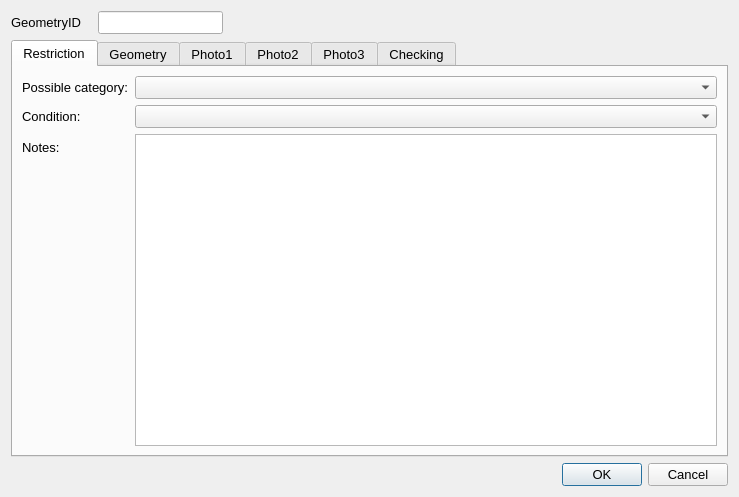
<?xml version="1.0" encoding="UTF-8"?>
<ui version="4.0">
 <class>Dialog</class>
 <widget class="QDialog" name="Dialog">
  <property name="geometry">
   <rect>
    <x>0</x>
    <y>0</y>
    <width>739</width>
    <height>497</height>
   </rect>
  </property>
  <property name="sizePolicy">
   <sizepolicy hsizetype="Fixed" vsizetype="Fixed">
    <horstretch>0</horstretch>
    <verstretch>0</verstretch>
   </sizepolicy>
  </property>
  <property name="maximumSize">
   <size>
    <width>750</width>
    <height>550</height>
   </size>
  </property>
  <property name="font">
   <font>
    <pointsize>10</pointsize>
   </font>
  </property>
  <property name="windowTitle">
   <string>Dialog</string>
  </property>
  <layout class="QGridLayout" name="gridLayout">
   <item row="2" column="2">
    <widget class="QDialogButtonBox" name="button_box">
     <property name="orientation">
      <enum>Qt::Horizontal</enum>
     </property>
     <property name="standardButtons">
      <set>QDialogButtonBox::Cancel|QDialogButtonBox::Ok</set>
     </property>
    </widget>
   </item>
   <item row="0" column="1">
    <widget class="QLineEdit" name="GeometryID">
     <property name="sizePolicy">
      <sizepolicy hsizetype="Preferred" vsizetype="Preferred">
       <horstretch>0</horstretch>
       <verstretch>0</verstretch>
      </sizepolicy>
     </property>
     <property name="font">
      <font>
       <pointsize>10</pointsize>
      </font>
     </property>
     <property name="inputMask">
      <string/>
     </property>
     <property name="readOnly">
      <bool>true</bool>
     </property>
     <property name="placeholderText">
      <string/>
     </property>
    </widget>
   </item>
   <item row="1" column="0" colspan="3">
    <widget class="QTabWidget" name="Details">
     <property name="sizePolicy">
      <sizepolicy hsizetype="Expanding" vsizetype="Expanding">
       <horstretch>0</horstretch>
       <verstretch>0</verstretch>
      </sizepolicy>
     </property>
     <property name="minimumSize">
      <size>
       <width>0</width>
       <height>0</height>
      </size>
     </property>
     <property name="font">
      <font>
       <pointsize>10</pointsize>
      </font>
     </property>
     <property name="cursor">
      <cursorShape>IBeamCursor</cursorShape>
     </property>
     <property name="mouseTracking">
      <bool>true</bool>
     </property>
     <property name="acceptDrops">
      <bool>true</bool>
     </property>
     <property name="currentIndex">
      <number>0</number>
     </property>
     <widget class="QWidget" name="RestrictionDetails">
      <property name="focusPolicy">
       <enum>Qt::NoFocus</enum>
      </property>
      <attribute name="title">
       <string>Restriction</string>
      </attribute>
      <layout class="QFormLayout" name="formLayout">
       <property name="fieldGrowthPolicy">
        <enum>QFormLayout::AllNonFixedFieldsGrow</enum>
       </property>
       <item row="3" column="0">
        <widget class="QLabel" name="lbl_Condition">
         <property name="minimumSize">
          <size>
           <width>90</width>
           <height>16</height>
          </size>
         </property>
         <property name="font">
          <font>
           <pointsize>10</pointsize>
          </font>
         </property>
         <property name="text">
          <string>Condition:</string>
         </property>
        </widget>
       </item>
       <item row="3" column="1">
        <widget class="QComboBox" name="AssetConditionTypeID"/>
       </item>
       <item row="7" column="0">
        <widget class="QLabel" name="lbl_Notes">
         <property name="text">
          <string>Notes:</string>
         </property>
        </widget>
       </item>
       <item row="2" column="0">
        <widget class="QLabel" name="label_3">
         <property name="text">
          <string>Possible category:</string>
         </property>
        </widget>
       </item>
       <item row="2" column="1">
        <widget class="QComboBox" name="UnidentifiedStaticObjectTypeID"/>
       </item>
       <item row="7" column="1">
        <widget class="QTextEdit" name="Notes"/>
       </item>
      </layout>
     </widget>
     <widget class="QWidget" name="Geometry">
      <attribute name="title">
       <string>Geometry</string>
      </attribute>
      <layout class="QFormLayout" name="formLayout_2">
       <property name="fieldGrowthPolicy">
        <enum>QFormLayout::AllNonFixedFieldsGrow</enum>
       </property>
       <item row="0" column="0">
        <widget class="QLabel" name="lbl_RoadName">
         <property name="minimumSize">
          <size>
           <width>90</width>
           <height>16</height>
          </size>
         </property>
         <property name="font">
          <font>
           <pointsize>10</pointsize>
          </font>
         </property>
         <property name="text">
          <string>Road Name:</string>
         </property>
        </widget>
       </item>
       <item row="0" column="1">
        <widget class="QLineEdit" name="RoadName"/>
       </item>
       <item row="1" column="0">
        <widget class="QLabel" name="lbl_USRN">
         <property name="minimumSize">
          <size>
           <width>90</width>
           <height>16</height>
          </size>
         </property>
         <property name="font">
          <font>
           <pointsize>10</pointsize>
          </font>
         </property>
         <property name="text">
          <string>USRN:</string>
         </property>
        </widget>
       </item>
       <item row="1" column="1">
        <widget class="QLineEdit" name="USRN"/>
       </item>
       <item row="3" column="1">
        <spacer name="verticalSpacer">
         <property name="orientation">
          <enum>Qt::Vertical</enum>
         </property>
         <property name="sizeHint" stdset="0">
          <size>
           <width>20</width>
           <height>40</height>
          </size>
         </property>
        </spacer>
       </item>
       <item row="4" column="0">
        <widget class="QLabel" name="label_8">
         <property name="text">
          <string>Last Update Date:</string>
         </property>
        </widget>
       </item>
       <item row="4" column="1">
        <widget class="QDateTimeEdit" name="LastUpdateDateTime">
         <property name="readOnly">
          <bool>true</bool>
         </property>
        </widget>
       </item>
       <item row="5" column="0">
        <widget class="QLabel" name="label_2">
         <property name="text">
          <string>Last Changed By:</string>
         </property>
        </widget>
       </item>
       <item row="5" column="1">
        <widget class="QLineEdit" name="LastUpdatePerson"/>
       </item>
       <item row="6" column="0">
        <widget class="QLabel" name="label_9">
         <property name="text">
          <string>RestrictionID:</string>
         </property>
        </widget>
       </item>
       <item row="6" column="1">
        <widget class="QLineEdit" name="RestrictionID"/>
       </item>
      </layout>
     </widget>
     <widget class="QWidget" name="PhotoTab_01">
      <attribute name="title">
       <string>Photo1</string>
      </attribute>
      <layout class="QGridLayout" name="gridLayout_2">
       <item row="1" column="0">
        <widget class="QPushButton" name="startCamera1">
         <property name="maximumSize">
          <size>
           <width>150</width>
           <height>16777215</height>
          </size>
         </property>
         <property name="text">
          <string>open Camera</string>
         </property>
         <property name="icon">
          <iconset>
           <normaloff>../../../../PC18-26 Carnegie Library Lambeth/Mapping/Templates/camara_foto.png</normaloff>../../../../PC18-26 Carnegie Library Lambeth/Mapping/Templates/camara_foto.png</iconset>
         </property>
         <property name="checkable">
          <bool>true</bool>
         </property>
         <property name="autoDefault">
          <bool>false</bool>
         </property>
         <property name="default">
          <bool>false</bool>
         </property>
        </widget>
       </item>
       <item row="1" column="2">
        <widget class="QPushButton" name="getPhoto1">
         <property name="maximumSize">
          <size>
           <width>150</width>
           <height>16777215</height>
          </size>
         </property>
         <property name="text">
          <string>take Photo</string>
         </property>
         <property name="icon">
          <iconset>
           <normaloff>../../../../PC18-26 Carnegie Library Lambeth/Mapping/Templates/take-photo-icon-21.jpg</normaloff>../../../../PC18-26 Carnegie Library Lambeth/Mapping/Templates/take-photo-icon-21.jpg</iconset>
         </property>
         <property name="checkable">
          <bool>false</bool>
         </property>
         <property name="autoDefault">
          <bool>false</bool>
         </property>
        </widget>
       </item>
       <item row="0" column="0">
        <widget class="QLabel" name="Photo_Widget_01">
         <property name="sizePolicy">
          <sizepolicy hsizetype="Fixed" vsizetype="Fixed">
           <horstretch>0</horstretch>
           <verstretch>0</verstretch>
          </sizepolicy>
         </property>
         <property name="maximumSize">
          <size>
           <width>640</width>
           <height>480</height>
          </size>
         </property>
         <property name="autoFillBackground">
          <bool>true</bool>
         </property>
         <property name="text">
          <string>No photo</string>
         </property>
        </widget>
       </item>
      </layout>
     </widget>
     <widget class="QWidget" name="PhotoTab_02">
      <attribute name="title">
       <string>Photo2</string>
      </attribute>
      <layout class="QGridLayout" name="gridLayout_4">
       <item row="0" column="0">
        <widget class="QLabel" name="Photo_Widget_02">
         <property name="sizePolicy">
          <sizepolicy hsizetype="Fixed" vsizetype="Fixed">
           <horstretch>0</horstretch>
           <verstretch>0</verstretch>
          </sizepolicy>
         </property>
         <property name="maximumSize">
          <size>
           <width>640</width>
           <height>480</height>
          </size>
         </property>
         <property name="autoFillBackground">
          <bool>true</bool>
         </property>
         <property name="text">
          <string>No photo</string>
         </property>
        </widget>
       </item>
       <item row="1" column="0">
        <widget class="QPushButton" name="startCamera2">
         <property name="maximumSize">
          <size>
           <width>150</width>
           <height>16777215</height>
          </size>
         </property>
         <property name="text">
          <string>open Camera</string>
         </property>
         <property name="icon">
          <iconset>
           <normaloff>../../../../PC18-26 Carnegie Library Lambeth/Mapping/Templates/camara_foto.png</normaloff>../../../../PC18-26 Carnegie Library Lambeth/Mapping/Templates/camara_foto.png</iconset>
         </property>
         <property name="checkable">
          <bool>true</bool>
         </property>
         <property name="autoDefault">
          <bool>false</bool>
         </property>
         <property name="default">
          <bool>false</bool>
         </property>
        </widget>
       </item>
       <item row="1" column="1">
        <widget class="QPushButton" name="getPhoto2">
         <property name="maximumSize">
          <size>
           <width>150</width>
           <height>16777215</height>
          </size>
         </property>
         <property name="text">
          <string>take Photo</string>
         </property>
         <property name="icon">
          <iconset>
           <normaloff>../../../../PC18-26 Carnegie Library Lambeth/Mapping/Templates/take-photo-icon-21.jpg</normaloff>../../../../PC18-26 Carnegie Library Lambeth/Mapping/Templates/take-photo-icon-21.jpg</iconset>
         </property>
         <property name="checkable">
          <bool>false</bool>
         </property>
         <property name="autoDefault">
          <bool>false</bool>
         </property>
        </widget>
       </item>
      </layout>
     </widget>
     <widget class="QWidget" name="PhotoTab_03">
      <attribute name="title">
       <string>Photo3</string>
      </attribute>
      <layout class="QGridLayout" name="gridLayout_3">
       <item row="0" column="0">
        <widget class="QLabel" name="Photo_Widget_03">
         <property name="autoFillBackground">
          <bool>true</bool>
         </property>
         <property name="text">
          <string>No photo</string>
         </property>
        </widget>
       </item>
       <item row="1" column="2">
        <widget class="QPushButton" name="getPhoto3">
         <property name="maximumSize">
          <size>
           <width>150</width>
           <height>16777215</height>
          </size>
         </property>
         <property name="text">
          <string>take Photo</string>
         </property>
         <property name="icon">
          <iconset>
           <normaloff>../../../../PC18-26 Carnegie Library Lambeth/Mapping/Templates/take-photo-icon-21.jpg</normaloff>../../../../PC18-26 Carnegie Library Lambeth/Mapping/Templates/take-photo-icon-21.jpg</iconset>
         </property>
         <property name="checkable">
          <bool>false</bool>
         </property>
         <property name="autoDefault">
          <bool>false</bool>
         </property>
        </widget>
       </item>
       <item row="1" column="0">
        <widget class="QPushButton" name="startCamera3">
         <property name="maximumSize">
          <size>
           <width>150</width>
           <height>16777215</height>
          </size>
         </property>
         <property name="text">
          <string>open Camera</string>
         </property>
         <property name="icon">
          <iconset>
           <normaloff>../../../../PC18-26 Carnegie Library Lambeth/Mapping/Templates/camara_foto.png</normaloff>../../../../PC18-26 Carnegie Library Lambeth/Mapping/Templates/camara_foto.png</iconset>
         </property>
         <property name="checkable">
          <bool>true</bool>
         </property>
         <property name="autoDefault">
          <bool>false</bool>
         </property>
         <property name="default">
          <bool>false</bool>
         </property>
        </widget>
       </item>
      </layout>
     </widget>
     <widget class="QWidget" name="checkingTab">
      <attribute name="title">
       <string>Checking</string>
      </attribute>
      <layout class="QFormLayout" name="formLayout_3">
       <item row="1" column="0">
        <widget class="QLabel" name="label_4">
         <property name="text">
          <string>Check Notes:</string>
         </property>
        </widget>
       </item>
       <item row="1" column="1">
        <widget class="QTextEdit" name="MHTC_CheckNotes"/>
       </item>
       <item row="0" column="0">
        <widget class="QLabel" name="label_5">
         <property name="text">
          <string>Check issue type:</string>
         </property>
        </widget>
       </item>
       <item row="0" column="1">
        <widget class="QComboBox" name="MHTC_CheckIssueTypeID"/>
       </item>
       <item row="3" column="0">
        <widget class="QCheckBox" name="FieldCheckCompleted">
         <property name="text">
          <string>Field check completed</string>
         </property>
        </widget>
       </item>
       <item row="2" column="0">
        <spacer name="verticalSpacer_2">
         <property name="orientation">
          <enum>Qt::Vertical</enum>
         </property>
         <property name="sizeHint" stdset="0">
          <size>
           <width>20</width>
           <height>20</height>
          </size>
         </property>
        </spacer>
       </item>
       <item row="7" column="0">
        <widget class="QLabel" name="label_6">
         <property name="text">
          <string>Check date:</string>
         </property>
        </widget>
       </item>
       <item row="4" column="0">
        <spacer name="verticalSpacer_3">
         <property name="orientation">
          <enum>Qt::Vertical</enum>
         </property>
         <property name="sizeHint" stdset="0">
          <size>
           <width>20</width>
           <height>10</height>
          </size>
         </property>
        </spacer>
       </item>
       <item row="6" column="0">
        <widget class="QLabel" name="label_10">
         <property name="text">
          <string>Checked by:</string>
         </property>
        </widget>
       </item>
       <item row="6" column="1">
        <widget class="QLineEdit" name="Last_MHTC_Check_UpdatePerson"/>
       </item>
       <item row="7" column="1">
        <widget class="QDateTimeEdit" name="Last_MHTC_Check_UpdateDateTime"/>
       </item>
      </layout>
     </widget>
    </widget>
   </item>
   <item row="0" column="0">
    <widget class="QLabel" name="label">
     <property name="minimumSize">
      <size>
       <width>81</width>
       <height>16</height>
      </size>
     </property>
     <property name="font">
      <font>
       <pointsize>10</pointsize>
      </font>
     </property>
     <property name="text">
      <string>GeometryID</string>
     </property>
    </widget>
   </item>
  </layout>
 </widget>
 <resources/>
 <connections>
  <connection>
   <sender>button_box</sender>
   <signal>accepted()</signal>
   <receiver>Dialog</receiver>
   <slot>accept()</slot>
   <hints>
    <hint type="sourcelabel">
     <x>248</x>
     <y>254</y>
    </hint>
    <hint type="destinationlabel">
     <x>157</x>
     <y>274</y>
    </hint>
   </hints>
  </connection>
  <connection>
   <sender>button_box</sender>
   <signal>rejected()</signal>
   <receiver>Dialog</receiver>
   <slot>reject()</slot>
   <hints>
    <hint type="sourcelabel">
     <x>316</x>
     <y>260</y>
    </hint>
    <hint type="destinationlabel">
     <x>286</x>
     <y>274</y>
    </hint>
   </hints>
  </connection>
 </connections>
</ui>
